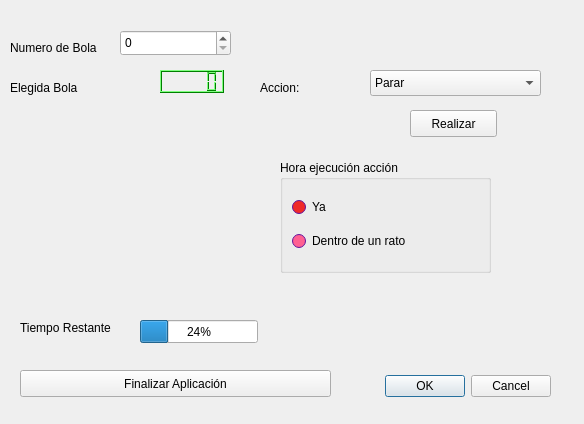
<?xml version="1.0" encoding="UTF-8"?>
<ui version="4.0">
 <class>DExamenDAM</class>
 <widget class="QDialog" name="DExamenDAM">
  <property name="geometry">
   <rect>
    <x>0</x>
    <y>0</y>
    <width>584</width>
    <height>424</height>
   </rect>
  </property>
  <property name="windowTitle">
   <string>Dialog</string>
  </property>
  <widget class="QDialogButtonBox" name="buttonBox">
   <property name="geometry">
    <rect>
     <x>210</x>
     <y>370</y>
     <width>341</width>
     <height>32</height>
    </rect>
   </property>
   <property name="orientation">
    <enum>Qt::Horizontal</enum>
   </property>
   <property name="standardButtons">
    <set>QDialogButtonBox::Cancel|QDialogButtonBox::Ok</set>
   </property>
  </widget>
  <widget class="QLCDNumber" name="lcdBolas">
   <property name="geometry">
    <rect>
     <x>160</x>
     <y>70</y>
     <width>64</width>
     <height>23</height>
    </rect>
   </property>
   <property name="palette">
    <palette>
     <active>
      <colorrole role="WindowText">
       <brush brushstyle="SolidPattern">
        <color alpha="255">
         <red>0</red>
         <green>0</green>
         <blue>0</blue>
        </color>
       </brush>
      </colorrole>
      <colorrole role="Button">
       <brush brushstyle="SolidPattern">
        <color alpha="255">
         <red>0</red>
         <green>255</green>
         <blue>0</blue>
        </color>
       </brush>
      </colorrole>
      <colorrole role="Light">
       <brush brushstyle="SolidPattern">
        <color alpha="255">
         <red>127</red>
         <green>255</green>
         <blue>127</blue>
        </color>
       </brush>
      </colorrole>
      <colorrole role="Midlight">
       <brush brushstyle="SolidPattern">
        <color alpha="255">
         <red>63</red>
         <green>255</green>
         <blue>63</blue>
        </color>
       </brush>
      </colorrole>
      <colorrole role="Dark">
       <brush brushstyle="SolidPattern">
        <color alpha="255">
         <red>0</red>
         <green>127</green>
         <blue>0</blue>
        </color>
       </brush>
      </colorrole>
      <colorrole role="Mid">
       <brush brushstyle="SolidPattern">
        <color alpha="255">
         <red>0</red>
         <green>170</green>
         <blue>0</blue>
        </color>
       </brush>
      </colorrole>
      <colorrole role="Text">
       <brush brushstyle="SolidPattern">
        <color alpha="255">
         <red>0</red>
         <green>0</green>
         <blue>0</blue>
        </color>
       </brush>
      </colorrole>
      <colorrole role="BrightText">
       <brush brushstyle="SolidPattern">
        <color alpha="255">
         <red>255</red>
         <green>255</green>
         <blue>255</blue>
        </color>
       </brush>
      </colorrole>
      <colorrole role="ButtonText">
       <brush brushstyle="SolidPattern">
        <color alpha="255">
         <red>0</red>
         <green>0</green>
         <blue>0</blue>
        </color>
       </brush>
      </colorrole>
      <colorrole role="Base">
       <brush brushstyle="SolidPattern">
        <color alpha="255">
         <red>255</red>
         <green>255</green>
         <blue>255</blue>
        </color>
       </brush>
      </colorrole>
      <colorrole role="Window">
       <brush brushstyle="SolidPattern">
        <color alpha="255">
         <red>0</red>
         <green>255</green>
         <blue>0</blue>
        </color>
       </brush>
      </colorrole>
      <colorrole role="Shadow">
       <brush brushstyle="SolidPattern">
        <color alpha="255">
         <red>0</red>
         <green>0</green>
         <blue>0</blue>
        </color>
       </brush>
      </colorrole>
      <colorrole role="AlternateBase">
       <brush brushstyle="SolidPattern">
        <color alpha="255">
         <red>127</red>
         <green>255</green>
         <blue>127</blue>
        </color>
       </brush>
      </colorrole>
      <colorrole role="ToolTipBase">
       <brush brushstyle="SolidPattern">
        <color alpha="255">
         <red>255</red>
         <green>255</green>
         <blue>220</blue>
        </color>
       </brush>
      </colorrole>
      <colorrole role="ToolTipText">
       <brush brushstyle="SolidPattern">
        <color alpha="255">
         <red>0</red>
         <green>0</green>
         <blue>0</blue>
        </color>
       </brush>
      </colorrole>
     </active>
     <inactive>
      <colorrole role="WindowText">
       <brush brushstyle="SolidPattern">
        <color alpha="255">
         <red>0</red>
         <green>0</green>
         <blue>0</blue>
        </color>
       </brush>
      </colorrole>
      <colorrole role="Button">
       <brush brushstyle="SolidPattern">
        <color alpha="255">
         <red>0</red>
         <green>255</green>
         <blue>0</blue>
        </color>
       </brush>
      </colorrole>
      <colorrole role="Light">
       <brush brushstyle="SolidPattern">
        <color alpha="255">
         <red>127</red>
         <green>255</green>
         <blue>127</blue>
        </color>
       </brush>
      </colorrole>
      <colorrole role="Midlight">
       <brush brushstyle="SolidPattern">
        <color alpha="255">
         <red>63</red>
         <green>255</green>
         <blue>63</blue>
        </color>
       </brush>
      </colorrole>
      <colorrole role="Dark">
       <brush brushstyle="SolidPattern">
        <color alpha="255">
         <red>0</red>
         <green>127</green>
         <blue>0</blue>
        </color>
       </brush>
      </colorrole>
      <colorrole role="Mid">
       <brush brushstyle="SolidPattern">
        <color alpha="255">
         <red>0</red>
         <green>170</green>
         <blue>0</blue>
        </color>
       </brush>
      </colorrole>
      <colorrole role="Text">
       <brush brushstyle="SolidPattern">
        <color alpha="255">
         <red>0</red>
         <green>0</green>
         <blue>0</blue>
        </color>
       </brush>
      </colorrole>
      <colorrole role="BrightText">
       <brush brushstyle="SolidPattern">
        <color alpha="255">
         <red>255</red>
         <green>255</green>
         <blue>255</blue>
        </color>
       </brush>
      </colorrole>
      <colorrole role="ButtonText">
       <brush brushstyle="SolidPattern">
        <color alpha="255">
         <red>0</red>
         <green>0</green>
         <blue>0</blue>
        </color>
       </brush>
      </colorrole>
      <colorrole role="Base">
       <brush brushstyle="SolidPattern">
        <color alpha="255">
         <red>255</red>
         <green>255</green>
         <blue>255</blue>
        </color>
       </brush>
      </colorrole>
      <colorrole role="Window">
       <brush brushstyle="SolidPattern">
        <color alpha="255">
         <red>0</red>
         <green>255</green>
         <blue>0</blue>
        </color>
       </brush>
      </colorrole>
      <colorrole role="Shadow">
       <brush brushstyle="SolidPattern">
        <color alpha="255">
         <red>0</red>
         <green>0</green>
         <blue>0</blue>
        </color>
       </brush>
      </colorrole>
      <colorrole role="AlternateBase">
       <brush brushstyle="SolidPattern">
        <color alpha="255">
         <red>127</red>
         <green>255</green>
         <blue>127</blue>
        </color>
       </brush>
      </colorrole>
      <colorrole role="ToolTipBase">
       <brush brushstyle="SolidPattern">
        <color alpha="255">
         <red>255</red>
         <green>255</green>
         <blue>220</blue>
        </color>
       </brush>
      </colorrole>
      <colorrole role="ToolTipText">
       <brush brushstyle="SolidPattern">
        <color alpha="255">
         <red>0</red>
         <green>0</green>
         <blue>0</blue>
        </color>
       </brush>
      </colorrole>
     </inactive>
     <disabled>
      <colorrole role="WindowText">
       <brush brushstyle="SolidPattern">
        <color alpha="255">
         <red>0</red>
         <green>127</green>
         <blue>0</blue>
        </color>
       </brush>
      </colorrole>
      <colorrole role="Button">
       <brush brushstyle="SolidPattern">
        <color alpha="255">
         <red>0</red>
         <green>255</green>
         <blue>0</blue>
        </color>
       </brush>
      </colorrole>
      <colorrole role="Light">
       <brush brushstyle="SolidPattern">
        <color alpha="255">
         <red>127</red>
         <green>255</green>
         <blue>127</blue>
        </color>
       </brush>
      </colorrole>
      <colorrole role="Midlight">
       <brush brushstyle="SolidPattern">
        <color alpha="255">
         <red>63</red>
         <green>255</green>
         <blue>63</blue>
        </color>
       </brush>
      </colorrole>
      <colorrole role="Dark">
       <brush brushstyle="SolidPattern">
        <color alpha="255">
         <red>0</red>
         <green>127</green>
         <blue>0</blue>
        </color>
       </brush>
      </colorrole>
      <colorrole role="Mid">
       <brush brushstyle="SolidPattern">
        <color alpha="255">
         <red>0</red>
         <green>170</green>
         <blue>0</blue>
        </color>
       </brush>
      </colorrole>
      <colorrole role="Text">
       <brush brushstyle="SolidPattern">
        <color alpha="255">
         <red>0</red>
         <green>127</green>
         <blue>0</blue>
        </color>
       </brush>
      </colorrole>
      <colorrole role="BrightText">
       <brush brushstyle="SolidPattern">
        <color alpha="255">
         <red>255</red>
         <green>255</green>
         <blue>255</blue>
        </color>
       </brush>
      </colorrole>
      <colorrole role="ButtonText">
       <brush brushstyle="SolidPattern">
        <color alpha="255">
         <red>0</red>
         <green>127</green>
         <blue>0</blue>
        </color>
       </brush>
      </colorrole>
      <colorrole role="Base">
       <brush brushstyle="SolidPattern">
        <color alpha="255">
         <red>0</red>
         <green>255</green>
         <blue>0</blue>
        </color>
       </brush>
      </colorrole>
      <colorrole role="Window">
       <brush brushstyle="SolidPattern">
        <color alpha="255">
         <red>0</red>
         <green>255</green>
         <blue>0</blue>
        </color>
       </brush>
      </colorrole>
      <colorrole role="Shadow">
       <brush brushstyle="SolidPattern">
        <color alpha="255">
         <red>0</red>
         <green>0</green>
         <blue>0</blue>
        </color>
       </brush>
      </colorrole>
      <colorrole role="AlternateBase">
       <brush brushstyle="SolidPattern">
        <color alpha="255">
         <red>0</red>
         <green>255</green>
         <blue>0</blue>
        </color>
       </brush>
      </colorrole>
      <colorrole role="ToolTipBase">
       <brush brushstyle="SolidPattern">
        <color alpha="255">
         <red>255</red>
         <green>255</green>
         <blue>220</blue>
        </color>
       </brush>
      </colorrole>
      <colorrole role="ToolTipText">
       <brush brushstyle="SolidPattern">
        <color alpha="255">
         <red>0</red>
         <green>0</green>
         <blue>0</blue>
        </color>
       </brush>
      </colorrole>
     </disabled>
    </palette>
   </property>
  </widget>
  <widget class="QSpinBox" name="spinBolas">
   <property name="geometry">
    <rect>
     <x>120</x>
     <y>30</y>
     <width>111</width>
     <height>26</height>
    </rect>
   </property>
  </widget>
  <widget class="QLabel" name="label">
   <property name="geometry">
    <rect>
     <x>10</x>
     <y>40</y>
     <width>101</width>
     <height>16</height>
    </rect>
   </property>
   <property name="text">
    <string>Numero de Bola</string>
   </property>
  </widget>
  <widget class="QComboBox" name="comboAccion">
   <property name="geometry">
    <rect>
     <x>370</x>
     <y>70</y>
     <width>171</width>
     <height>26</height>
    </rect>
   </property>
   <item>
    <property name="text">
     <string>Parar</string>
    </property>
   </item>
   <item>
    <property name="text">
     <string>Inicializar Aleatoriamente</string>
    </property>
   </item>
   <item>
    <property name="text">
     <string>ASignar color</string>
    </property>
   </item>
  </widget>
  <widget class="QLabel" name="label_2">
   <property name="geometry">
    <rect>
     <x>260</x>
     <y>80</y>
     <width>57</width>
     <height>16</height>
    </rect>
   </property>
   <property name="text">
    <string>Accion:</string>
   </property>
  </widget>
  <widget class="QPushButton" name="botonRealizar">
   <property name="geometry">
    <rect>
     <x>410</x>
     <y>110</y>
     <width>87</width>
     <height>27</height>
    </rect>
   </property>
   <property name="text">
    <string>Realizar</string>
   </property>
  </widget>
  <widget class="QGroupBox" name="groupBox">
   <property name="geometry">
    <rect>
     <x>280</x>
     <y>160</y>
     <width>211</width>
     <height>113</height>
    </rect>
   </property>
   <property name="palette">
    <palette>
     <active>
      <colorrole role="WindowText">
       <brush brushstyle="SolidPattern">
        <color alpha="255">
         <red>0</red>
         <green>0</green>
         <blue>0</blue>
        </color>
       </brush>
      </colorrole>
      <colorrole role="Button">
       <brush brushstyle="SolidPattern">
        <color alpha="255">
         <red>142</red>
         <green>32</green>
         <blue>237</blue>
        </color>
       </brush>
      </colorrole>
      <colorrole role="Light">
       <brush brushstyle="SolidPattern">
        <color alpha="255">
         <red>200</red>
         <green>135</green>
         <blue>255</blue>
        </color>
       </brush>
      </colorrole>
      <colorrole role="Midlight">
       <brush brushstyle="SolidPattern">
        <color alpha="255">
         <red>171</red>
         <green>83</green>
         <blue>246</blue>
        </color>
       </brush>
      </colorrole>
      <colorrole role="Dark">
       <brush brushstyle="SolidPattern">
        <color alpha="255">
         <red>71</red>
         <green>16</green>
         <blue>118</blue>
        </color>
       </brush>
      </colorrole>
      <colorrole role="Mid">
       <brush brushstyle="SolidPattern">
        <color alpha="255">
         <red>95</red>
         <green>21</green>
         <blue>158</blue>
        </color>
       </brush>
      </colorrole>
      <colorrole role="Text">
       <brush brushstyle="SolidPattern">
        <color alpha="255">
         <red>0</red>
         <green>0</green>
         <blue>0</blue>
        </color>
       </brush>
      </colorrole>
      <colorrole role="BrightText">
       <brush brushstyle="SolidPattern">
        <color alpha="255">
         <red>255</red>
         <green>255</green>
         <blue>255</blue>
        </color>
       </brush>
      </colorrole>
      <colorrole role="ButtonText">
       <brush brushstyle="SolidPattern">
        <color alpha="255">
         <red>0</red>
         <green>0</green>
         <blue>0</blue>
        </color>
       </brush>
      </colorrole>
      <colorrole role="Base">
       <brush brushstyle="SolidPattern">
        <color alpha="255">
         <red>255</red>
         <green>41</green>
         <blue>98</blue>
        </color>
       </brush>
      </colorrole>
      <colorrole role="Window">
       <brush brushstyle="SolidPattern">
        <color alpha="255">
         <red>142</red>
         <green>32</green>
         <blue>237</blue>
        </color>
       </brush>
      </colorrole>
      <colorrole role="Shadow">
       <brush brushstyle="SolidPattern">
        <color alpha="255">
         <red>0</red>
         <green>0</green>
         <blue>0</blue>
        </color>
       </brush>
      </colorrole>
      <colorrole role="HighlightedText">
       <brush brushstyle="SolidPattern">
        <color alpha="255">
         <red>90</red>
         <green>129</green>
         <blue>255</blue>
        </color>
       </brush>
      </colorrole>
      <colorrole role="AlternateBase">
       <brush brushstyle="SolidPattern">
        <color alpha="255">
         <red>198</red>
         <green>143</green>
         <blue>246</blue>
        </color>
       </brush>
      </colorrole>
      <colorrole role="ToolTipBase">
       <brush brushstyle="SolidPattern">
        <color alpha="255">
         <red>255</red>
         <green>255</green>
         <blue>220</blue>
        </color>
       </brush>
      </colorrole>
      <colorrole role="ToolTipText">
       <brush brushstyle="SolidPattern">
        <color alpha="255">
         <red>0</red>
         <green>0</green>
         <blue>0</blue>
        </color>
       </brush>
      </colorrole>
     </active>
     <inactive>
      <colorrole role="WindowText">
       <brush brushstyle="SolidPattern">
        <color alpha="255">
         <red>0</red>
         <green>0</green>
         <blue>0</blue>
        </color>
       </brush>
      </colorrole>
      <colorrole role="Button">
       <brush brushstyle="SolidPattern">
        <color alpha="255">
         <red>142</red>
         <green>32</green>
         <blue>237</blue>
        </color>
       </brush>
      </colorrole>
      <colorrole role="Light">
       <brush brushstyle="SolidPattern">
        <color alpha="255">
         <red>200</red>
         <green>135</green>
         <blue>255</blue>
        </color>
       </brush>
      </colorrole>
      <colorrole role="Midlight">
       <brush brushstyle="SolidPattern">
        <color alpha="255">
         <red>171</red>
         <green>83</green>
         <blue>246</blue>
        </color>
       </brush>
      </colorrole>
      <colorrole role="Dark">
       <brush brushstyle="SolidPattern">
        <color alpha="255">
         <red>71</red>
         <green>16</green>
         <blue>118</blue>
        </color>
       </brush>
      </colorrole>
      <colorrole role="Mid">
       <brush brushstyle="SolidPattern">
        <color alpha="255">
         <red>95</red>
         <green>21</green>
         <blue>158</blue>
        </color>
       </brush>
      </colorrole>
      <colorrole role="Text">
       <brush brushstyle="SolidPattern">
        <color alpha="255">
         <red>0</red>
         <green>0</green>
         <blue>0</blue>
        </color>
       </brush>
      </colorrole>
      <colorrole role="BrightText">
       <brush brushstyle="SolidPattern">
        <color alpha="255">
         <red>255</red>
         <green>255</green>
         <blue>255</blue>
        </color>
       </brush>
      </colorrole>
      <colorrole role="ButtonText">
       <brush brushstyle="SolidPattern">
        <color alpha="255">
         <red>0</red>
         <green>0</green>
         <blue>0</blue>
        </color>
       </brush>
      </colorrole>
      <colorrole role="Base">
       <brush brushstyle="SolidPattern">
        <color alpha="255">
         <red>255</red>
         <green>96</green>
         <blue>146</blue>
        </color>
       </brush>
      </colorrole>
      <colorrole role="Window">
       <brush brushstyle="SolidPattern">
        <color alpha="255">
         <red>142</red>
         <green>32</green>
         <blue>237</blue>
        </color>
       </brush>
      </colorrole>
      <colorrole role="Shadow">
       <brush brushstyle="SolidPattern">
        <color alpha="255">
         <red>0</red>
         <green>0</green>
         <blue>0</blue>
        </color>
       </brush>
      </colorrole>
      <colorrole role="HighlightedText">
       <brush brushstyle="SolidPattern">
        <color alpha="255">
         <red>90</red>
         <green>129</green>
         <blue>255</blue>
        </color>
       </brush>
      </colorrole>
      <colorrole role="AlternateBase">
       <brush brushstyle="SolidPattern">
        <color alpha="255">
         <red>198</red>
         <green>143</green>
         <blue>246</blue>
        </color>
       </brush>
      </colorrole>
      <colorrole role="ToolTipBase">
       <brush brushstyle="SolidPattern">
        <color alpha="255">
         <red>255</red>
         <green>255</green>
         <blue>220</blue>
        </color>
       </brush>
      </colorrole>
      <colorrole role="ToolTipText">
       <brush brushstyle="SolidPattern">
        <color alpha="255">
         <red>0</red>
         <green>0</green>
         <blue>0</blue>
        </color>
       </brush>
      </colorrole>
     </inactive>
     <disabled>
      <colorrole role="WindowText">
       <brush brushstyle="SolidPattern">
        <color alpha="255">
         <red>71</red>
         <green>16</green>
         <blue>118</blue>
        </color>
       </brush>
      </colorrole>
      <colorrole role="Button">
       <brush brushstyle="SolidPattern">
        <color alpha="255">
         <red>142</red>
         <green>32</green>
         <blue>237</blue>
        </color>
       </brush>
      </colorrole>
      <colorrole role="Light">
       <brush brushstyle="SolidPattern">
        <color alpha="255">
         <red>200</red>
         <green>135</green>
         <blue>255</blue>
        </color>
       </brush>
      </colorrole>
      <colorrole role="Midlight">
       <brush brushstyle="SolidPattern">
        <color alpha="255">
         <red>171</red>
         <green>83</green>
         <blue>246</blue>
        </color>
       </brush>
      </colorrole>
      <colorrole role="Dark">
       <brush brushstyle="SolidPattern">
        <color alpha="255">
         <red>71</red>
         <green>16</green>
         <blue>118</blue>
        </color>
       </brush>
      </colorrole>
      <colorrole role="Mid">
       <brush brushstyle="SolidPattern">
        <color alpha="255">
         <red>95</red>
         <green>21</green>
         <blue>158</blue>
        </color>
       </brush>
      </colorrole>
      <colorrole role="Text">
       <brush brushstyle="SolidPattern">
        <color alpha="255">
         <red>71</red>
         <green>16</green>
         <blue>118</blue>
        </color>
       </brush>
      </colorrole>
      <colorrole role="BrightText">
       <brush brushstyle="SolidPattern">
        <color alpha="255">
         <red>255</red>
         <green>255</green>
         <blue>255</blue>
        </color>
       </brush>
      </colorrole>
      <colorrole role="ButtonText">
       <brush brushstyle="SolidPattern">
        <color alpha="255">
         <red>71</red>
         <green>16</green>
         <blue>118</blue>
        </color>
       </brush>
      </colorrole>
      <colorrole role="Base">
       <brush brushstyle="SolidPattern">
        <color alpha="255">
         <red>142</red>
         <green>32</green>
         <blue>237</blue>
        </color>
       </brush>
      </colorrole>
      <colorrole role="Window">
       <brush brushstyle="SolidPattern">
        <color alpha="255">
         <red>142</red>
         <green>32</green>
         <blue>237</blue>
        </color>
       </brush>
      </colorrole>
      <colorrole role="Shadow">
       <brush brushstyle="SolidPattern">
        <color alpha="255">
         <red>0</red>
         <green>0</green>
         <blue>0</blue>
        </color>
       </brush>
      </colorrole>
      <colorrole role="HighlightedText">
       <brush brushstyle="SolidPattern">
        <color alpha="255">
         <red>90</red>
         <green>129</green>
         <blue>255</blue>
        </color>
       </brush>
      </colorrole>
      <colorrole role="AlternateBase">
       <brush brushstyle="SolidPattern">
        <color alpha="255">
         <red>142</red>
         <green>32</green>
         <blue>237</blue>
        </color>
       </brush>
      </colorrole>
      <colorrole role="ToolTipBase">
       <brush brushstyle="SolidPattern">
        <color alpha="255">
         <red>255</red>
         <green>255</green>
         <blue>220</blue>
        </color>
       </brush>
      </colorrole>
      <colorrole role="ToolTipText">
       <brush brushstyle="SolidPattern">
        <color alpha="255">
         <red>0</red>
         <green>0</green>
         <blue>0</blue>
        </color>
       </brush>
      </colorrole>
     </disabled>
    </palette>
   </property>
   <property name="title">
    <string>Hora ejecución acción</string>
   </property>
   <layout class="QHBoxLayout" name="horizontalLayout">
    <item>
     <layout class="QVBoxLayout" name="verticalLayout">
      <item>
       <widget class="QRadioButton" name="rbYa">
        <property name="palette">
         <palette>
          <active>
           <colorrole role="Base">
            <brush brushstyle="SolidPattern">
             <color alpha="255">
              <red>239</red>
              <green>41</green>
              <blue>41</blue>
             </color>
            </brush>
           </colorrole>
          </active>
          <inactive>
           <colorrole role="Base">
            <brush brushstyle="SolidPattern">
             <color alpha="255">
              <red>239</red>
              <green>41</green>
              <blue>41</blue>
             </color>
            </brush>
           </colorrole>
          </inactive>
          <disabled>
           <colorrole role="Base">
            <brush brushstyle="SolidPattern">
             <color alpha="255">
              <red>142</red>
              <green>32</green>
              <blue>237</blue>
             </color>
            </brush>
           </colorrole>
          </disabled>
         </palette>
        </property>
        <property name="text">
         <string>Ya</string>
        </property>
       </widget>
      </item>
      <item>
       <widget class="QRadioButton" name="rbRato">
        <property name="text">
         <string>Dentro de un rato</string>
        </property>
       </widget>
      </item>
     </layout>
    </item>
   </layout>
  </widget>
  <widget class="QLabel" name="label_3">
   <property name="geometry">
    <rect>
     <x>10</x>
     <y>80</y>
     <width>111</width>
     <height>16</height>
    </rect>
   </property>
   <property name="text">
    <string>Elegida Bola</string>
   </property>
  </widget>
  <widget class="QProgressBar" name="progressBar">
   <property name="geometry">
    <rect>
     <x>140</x>
     <y>320</y>
     <width>118</width>
     <height>23</height>
    </rect>
   </property>
   <property name="value">
    <number>24</number>
   </property>
  </widget>
  <widget class="QLabel" name="label_4">
   <property name="geometry">
    <rect>
     <x>20</x>
     <y>320</y>
     <width>121</width>
     <height>16</height>
    </rect>
   </property>
   <property name="text">
    <string>Tiempo Restante</string>
   </property>
  </widget>
  <widget class="QPushButton" name="BotonFinalizar">
   <property name="geometry">
    <rect>
     <x>20</x>
     <y>370</y>
     <width>311</width>
     <height>27</height>
    </rect>
   </property>
   <property name="text">
    <string>Finalizar Aplicación</string>
   </property>
  </widget>
 </widget>
 <resources/>
 <connections>
  <connection>
   <sender>buttonBox</sender>
   <signal>accepted()</signal>
   <receiver>DExamenDAM</receiver>
   <slot>accept()</slot>
   <hints>
    <hint type="sourcelabel">
     <x>248</x>
     <y>254</y>
    </hint>
    <hint type="destinationlabel">
     <x>157</x>
     <y>274</y>
    </hint>
   </hints>
  </connection>
  <connection>
   <sender>buttonBox</sender>
   <signal>rejected()</signal>
   <receiver>DExamenDAM</receiver>
   <slot>reject()</slot>
   <hints>
    <hint type="sourcelabel">
     <x>316</x>
     <y>260</y>
    </hint>
    <hint type="destinationlabel">
     <x>286</x>
     <y>274</y>
    </hint>
   </hints>
  </connection>
 </connections>
</ui>
